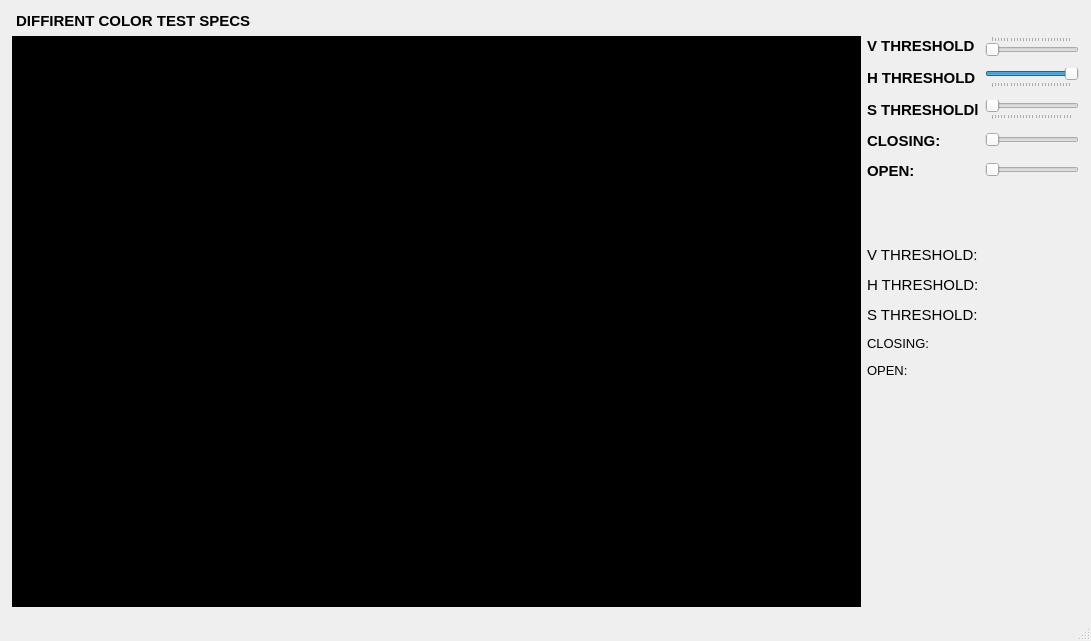
<?xml version="1.0" encoding="UTF-8"?>
<ui version="4.0">
 <class>MainWindow</class>
 <widget class="QMainWindow" name="MainWindow">
  <property name="geometry">
   <rect>
    <x>0</x>
    <y>0</y>
    <width>1091</width>
    <height>641</height>
   </rect>
  </property>
  <property name="windowTitle">
   <string>TEST LED SPEC</string>
  </property>
  <widget class="QWidget" name="centralwidget">
   <layout class="QVBoxLayout" name="verticalLayout_2">
    <property name="leftMargin">
     <number>12</number>
    </property>
    <property name="topMargin">
     <number>12</number>
    </property>
    <property name="rightMargin">
     <number>12</number>
    </property>
    <property name="bottomMargin">
     <number>12</number>
    </property>
    <item>
     <layout class="QVBoxLayout" name="verticalLayout" stretch="0,1">
      <item>
       <widget class="QLabel" name="label">
        <property name="font">
         <font>
          <pointsize>11</pointsize>
          <weight>75</weight>
          <bold>true</bold>
         </font>
        </property>
        <property name="text">
         <string> DIFFIRENT COLOR TEST SPECS</string>
        </property>
       </widget>
      </item>
      <item>
       <layout class="QHBoxLayout" name="horizontalLayout" stretch="4,1">
        <item>
         <layout class="QHBoxLayout" name="horizontalLayout_2">
          <item>
           <widget class="QLabel" name="label_2">
            <property name="styleSheet">
             <string notr="true">background-color: rgb(0, 0, 0);</string>
            </property>
            <property name="text">
             <string/>
            </property>
            <property name="scaledContents">
             <bool>true</bool>
            </property>
           </widget>
          </item>
         </layout>
        </item>
        <item>
         <layout class="QFormLayout" name="formLayout">
          <property name="verticalSpacing">
           <number>12</number>
          </property>
          <item row="0" column="0">
           <widget class="QLabel" name="label_17">
            <property name="font">
             <font>
              <pointsize>11</pointsize>
              <weight>75</weight>
              <bold>true</bold>
             </font>
            </property>
            <property name="text">
             <string>V THRESHOLD</string>
            </property>
           </widget>
          </item>
          <item row="0" column="1">
           <widget class="QSlider" name="horizontalSlider_5">
            <property name="maximum">
             <number>255</number>
            </property>
            <property name="orientation">
             <enum>Qt::Horizontal</enum>
            </property>
            <property name="tickPosition">
             <enum>QSlider::TicksAbove</enum>
            </property>
           </widget>
          </item>
          <item row="1" column="1">
           <widget class="QSlider" name="horizontalSlider_8">
            <property name="maximum">
             <number>255</number>
            </property>
            <property name="value">
             <number>255</number>
            </property>
            <property name="orientation">
             <enum>Qt::Horizontal</enum>
            </property>
            <property name="tickPosition">
             <enum>QSlider::TicksBelow</enum>
            </property>
           </widget>
          </item>
          <item row="3" column="0">
           <widget class="QLabel" name="label_4">
            <property name="font">
             <font>
              <pointsize>11</pointsize>
              <weight>75</weight>
              <bold>true</bold>
             </font>
            </property>
            <property name="text">
             <string>CLOSING:</string>
            </property>
           </widget>
          </item>
          <item row="3" column="1">
           <widget class="QSlider" name="horizontalSlider_2">
            <property name="minimum">
             <number>1</number>
            </property>
            <property name="orientation">
             <enum>Qt::Horizontal</enum>
            </property>
           </widget>
          </item>
          <item row="4" column="0">
           <widget class="QLabel" name="label_5">
            <property name="font">
             <font>
              <pointsize>11</pointsize>
              <weight>75</weight>
              <bold>true</bold>
             </font>
            </property>
            <property name="text">
             <string>OPEN:</string>
            </property>
           </widget>
          </item>
          <item row="4" column="1">
           <widget class="QSlider" name="horizontalSlider_3">
            <property name="minimum">
             <number>1</number>
            </property>
            <property name="orientation">
             <enum>Qt::Horizontal</enum>
            </property>
           </widget>
          </item>
          <item row="5" column="1">
           <widget class="QLabel" name="label_7">
            <property name="font">
             <font>
              <pointsize>10</pointsize>
              <weight>75</weight>
              <bold>true</bold>
             </font>
            </property>
            <property name="text">
             <string/>
            </property>
           </widget>
          </item>
          <item row="6" column="1">
           <widget class="QLabel" name="label_19">
            <property name="font">
             <font>
              <pointsize>10</pointsize>
              <weight>75</weight>
              <bold>true</bold>
             </font>
            </property>
            <property name="text">
             <string/>
            </property>
           </widget>
          </item>
          <item row="7" column="0">
           <widget class="QLabel" name="label_20">
            <property name="font">
             <font>
              <pointsize>11</pointsize>
             </font>
            </property>
            <property name="text">
             <string>V THRESHOLD:</string>
            </property>
           </widget>
          </item>
          <item row="7" column="1">
           <widget class="QLabel" name="label_21">
            <property name="font">
             <font>
              <pointsize>10</pointsize>
              <weight>75</weight>
              <bold>true</bold>
             </font>
            </property>
            <property name="text">
             <string/>
            </property>
           </widget>
          </item>
          <item row="10" column="0">
           <widget class="QLabel" name="label_8">
            <property name="font">
             <font>
              <pointsize>10</pointsize>
             </font>
            </property>
            <property name="text">
             <string>CLOSING:</string>
            </property>
           </widget>
          </item>
          <item row="10" column="1">
           <widget class="QLabel" name="label_10">
            <property name="font">
             <font>
              <pointsize>10</pointsize>
             </font>
            </property>
            <property name="text">
             <string/>
            </property>
           </widget>
          </item>
          <item row="11" column="0">
           <widget class="QLabel" name="label_12">
            <property name="font">
             <font>
              <pointsize>10</pointsize>
             </font>
            </property>
            <property name="text">
             <string>OPEN:</string>
            </property>
           </widget>
          </item>
          <item row="11" column="1">
           <widget class="QLabel" name="label_14">
            <property name="font">
             <font>
              <pointsize>10</pointsize>
             </font>
            </property>
            <property name="text">
             <string/>
            </property>
           </widget>
          </item>
          <item row="12" column="1">
           <widget class="QLabel" name="label_9">
            <property name="font">
             <font>
              <pointsize>10</pointsize>
              <weight>75</weight>
              <bold>true</bold>
             </font>
            </property>
            <property name="text">
             <string/>
            </property>
           </widget>
          </item>
          <item row="14" column="1">
           <widget class="QLabel" name="label_11">
            <property name="font">
             <font>
              <pointsize>10</pointsize>
              <weight>75</weight>
              <bold>true</bold>
             </font>
            </property>
            <property name="text">
             <string/>
            </property>
           </widget>
          </item>
          <item row="15" column="1">
           <widget class="QLabel" name="label_13">
            <property name="font">
             <font>
              <pointsize>10</pointsize>
              <weight>75</weight>
              <bold>true</bold>
             </font>
            </property>
            <property name="text">
             <string/>
            </property>
           </widget>
          </item>
          <item row="16" column="1">
           <widget class="QLabel" name="label_15">
            <property name="font">
             <font>
              <pointsize>10</pointsize>
              <weight>75</weight>
              <bold>true</bold>
             </font>
            </property>
            <property name="text">
             <string/>
            </property>
           </widget>
          </item>
          <item row="1" column="0">
           <widget class="QLabel" name="label_3">
            <property name="font">
             <font>
              <pointsize>11</pointsize>
              <weight>75</weight>
              <bold>true</bold>
             </font>
            </property>
            <property name="text">
             <string>H THRESHOLD</string>
            </property>
           </widget>
          </item>
          <item row="2" column="0">
           <widget class="QLabel" name="label_6">
            <property name="font">
             <font>
              <pointsize>11</pointsize>
              <weight>75</weight>
              <bold>true</bold>
             </font>
            </property>
            <property name="text">
             <string>S THRESHOLDl</string>
            </property>
           </widget>
          </item>
          <item row="2" column="1">
           <widget class="QSlider" name="horizontalSlider">
            <property name="minimum">
             <number>1</number>
            </property>
            <property name="maximum">
             <number>255</number>
            </property>
            <property name="orientation">
             <enum>Qt::Horizontal</enum>
            </property>
            <property name="tickPosition">
             <enum>QSlider::TicksBelow</enum>
            </property>
           </widget>
          </item>
          <item row="8" column="0">
           <widget class="QLabel" name="label_16">
            <property name="font">
             <font>
              <pointsize>11</pointsize>
             </font>
            </property>
            <property name="text">
             <string>H THRESHOLD:</string>
            </property>
           </widget>
          </item>
          <item row="9" column="0">
           <widget class="QLabel" name="label_18">
            <property name="font">
             <font>
              <pointsize>11</pointsize>
             </font>
            </property>
            <property name="text">
             <string>S THRESHOLD:</string>
            </property>
           </widget>
          </item>
          <item row="8" column="1">
           <widget class="QLabel" name="label_22">
            <property name="font">
             <font>
              <pointsize>10</pointsize>
             </font>
            </property>
            <property name="text">
             <string/>
            </property>
           </widget>
          </item>
          <item row="9" column="1">
           <widget class="QLabel" name="label_23">
            <property name="font">
             <font>
              <pointsize>10</pointsize>
             </font>
            </property>
            <property name="text">
             <string/>
            </property>
           </widget>
          </item>
         </layout>
        </item>
       </layout>
      </item>
     </layout>
    </item>
    <item>
     <layout class="QHBoxLayout" name="horizontalLayout_3"/>
    </item>
   </layout>
  </widget>
  <widget class="QMenuBar" name="menubar">
   <property name="geometry">
    <rect>
     <x>0</x>
     <y>0</y>
     <width>1091</width>
     <height>21</height>
    </rect>
   </property>
  </widget>
  <widget class="QStatusBar" name="statusbar"/>
 </widget>
 <resources/>
 <connections/>
</ui>
